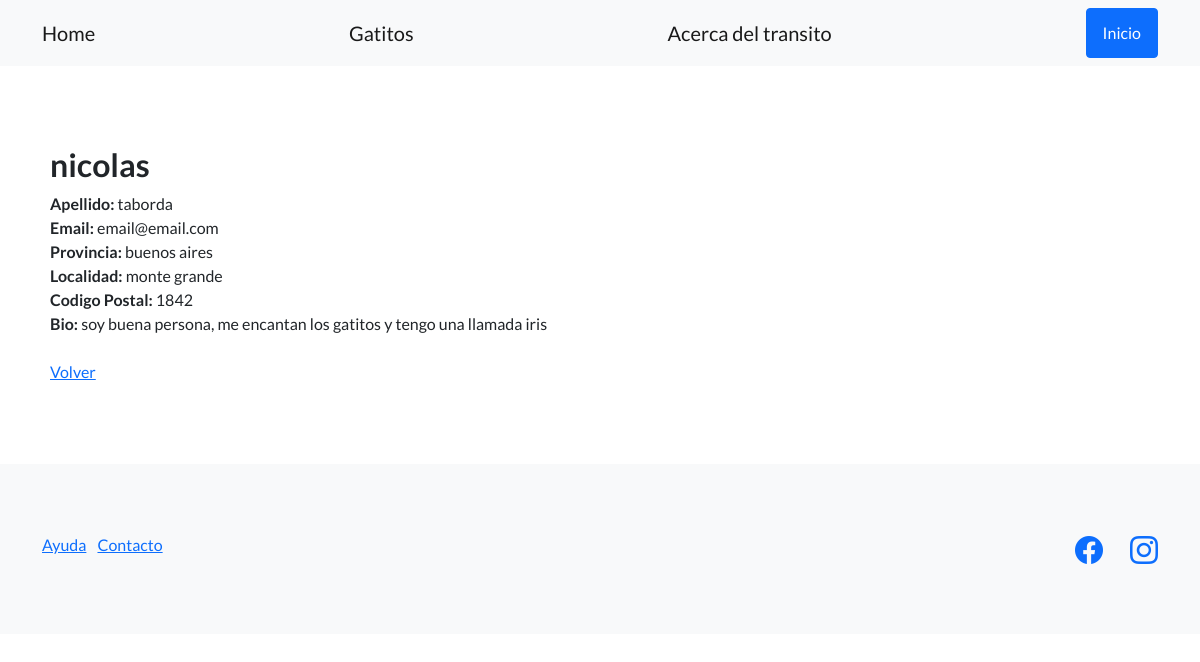
The page /Portfolio/transitos/1/ on the database as committed earlier.
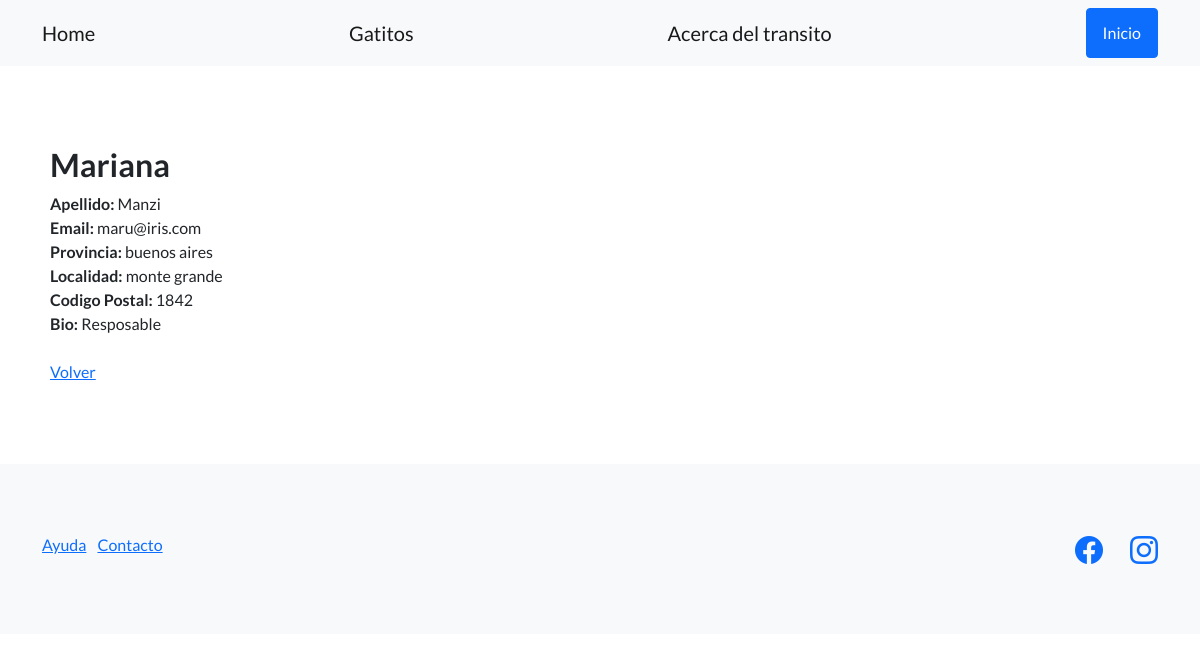
The same page on the database as committed later.
### Portfolio/models.py (models this page shows, shortened)
class transito(models.Model):
    nombre = models.CharField(max_length=256)
    apellido = models.CharField(max_length=256)
    email = models.EmailField()
    provincia = models.CharField(max_length=256)
    localidad = models.CharField(max_length=256)
    codigo_postal = models.IntegerField()
    posecion = models.BooleanField()
    bio = models.TextField(null=True)

### Portfolio/views.py (the view)
# urls.py: path('transitos/<int:id>/', ver_transito, name="ver_transitos"),
def ver_transito(request,id):
    transitos=transito.objects.get(id=id)
    contexto = {
        'transitos': transitos
    }
    return render(
        request=request,
        template_name='Portfolio/detalle_transito.html',
        context=contexto,
    )

### Portfolio/Templates/Portfolio/detalle_transito.html (shortened to what this page needs)
{% extends "Portfolio/Base.html" %}
{% block contenido %}
<h2>{{ transitos.nombre }}</h2>
<span><b>Apellido:</b>  {{ transitos.apellido }}</span>
<br>
<span><b>Email:</b>  {{ transitos.email }}</span>
<br>
<span><b>Provincia:</b>  {{ transitos.provincia }}</span>
<br>
<span><b>Localidad:</b>  {{ transitos.localidad }}</span>
<br>
<span><b>Codigo Postal:</b>  {{ transitos.codigo_postal }}</span>
<br>
<span><b>Bio:</b>  {{ transitos.bio }}</span>
<br>
<br>
<a href="{%url "listar_transitos" %}">Volver</a>
{% endblock contenido %}

Rows that differ between the two databases and show on the page:
changed transito "buenos aires": nombre "nicolas" → "Mariana"; apellido "taborda" → "Manzi"; email "email@email.com" → "maru@iris.com"; bio "soy buena persona, me encantan los gatitos y tengo una llamada iris" → "Resposable"
